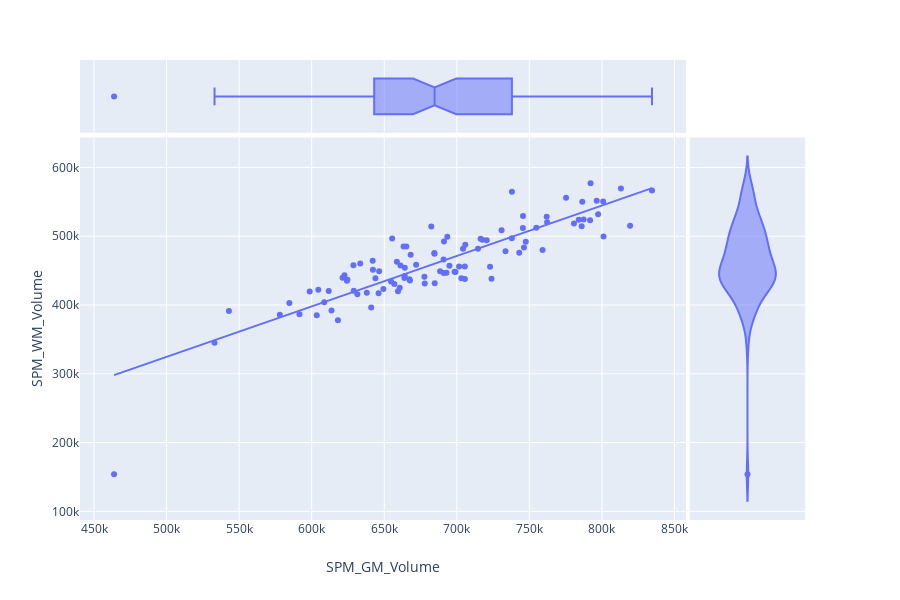

This figure's notebook cell:
### Code cell
fig = px.scatter(spm_df, x="SPM_GM_Volume", y="SPM_WM_Volume", hover_name="mrishare_id", marginal_y="violin",
           marginal_x="box", trendline="ols")
fig.show()
